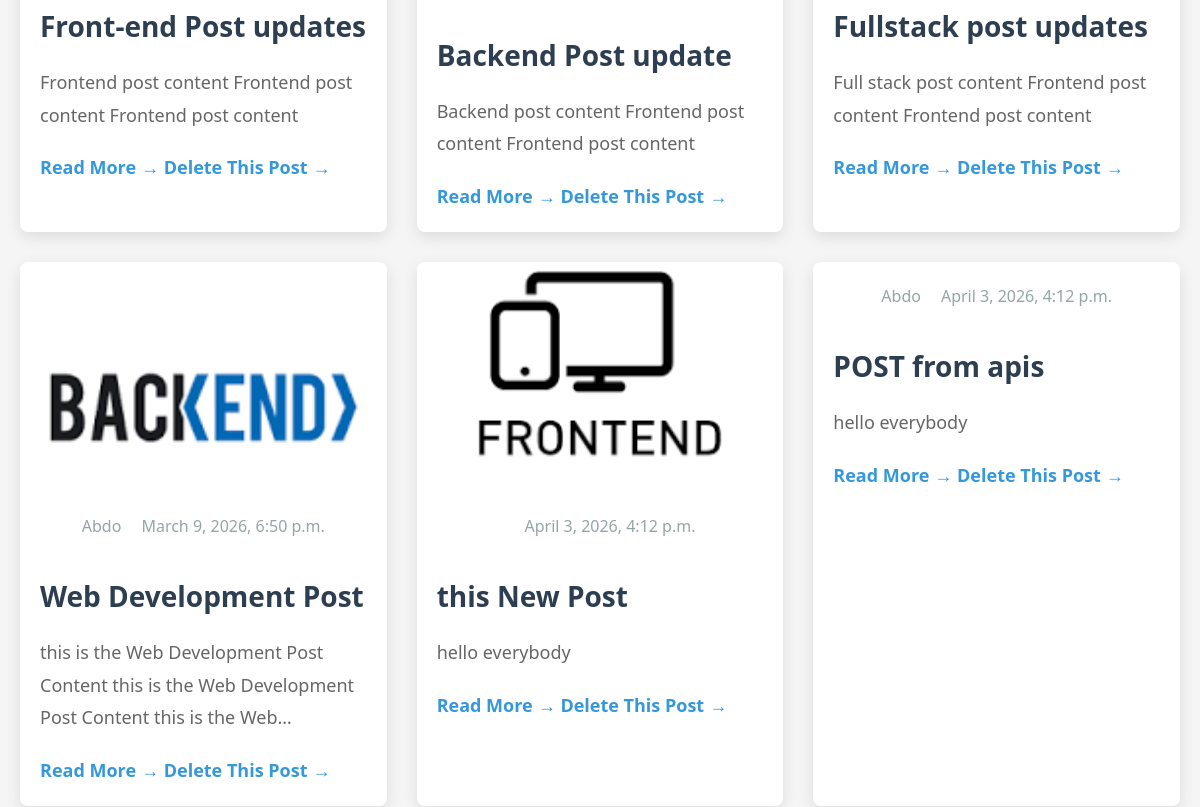
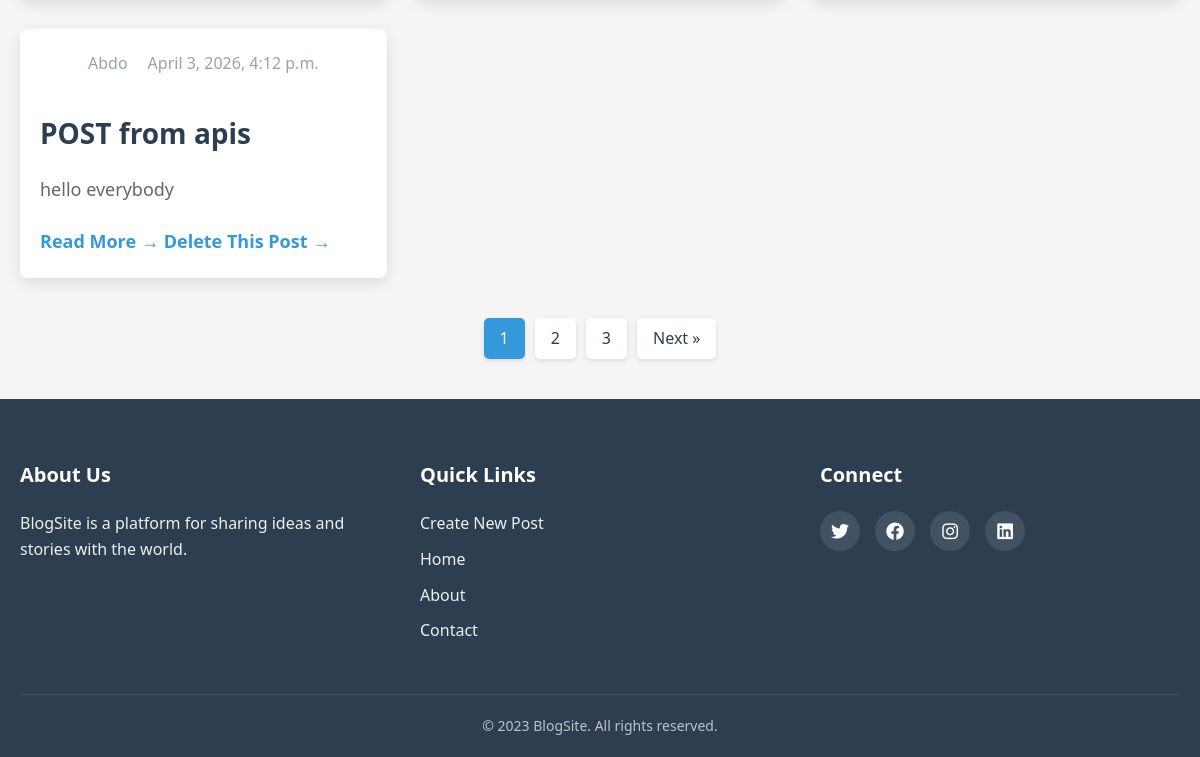
The app's page / (lower part), older data (2 pictures, top to bottom).
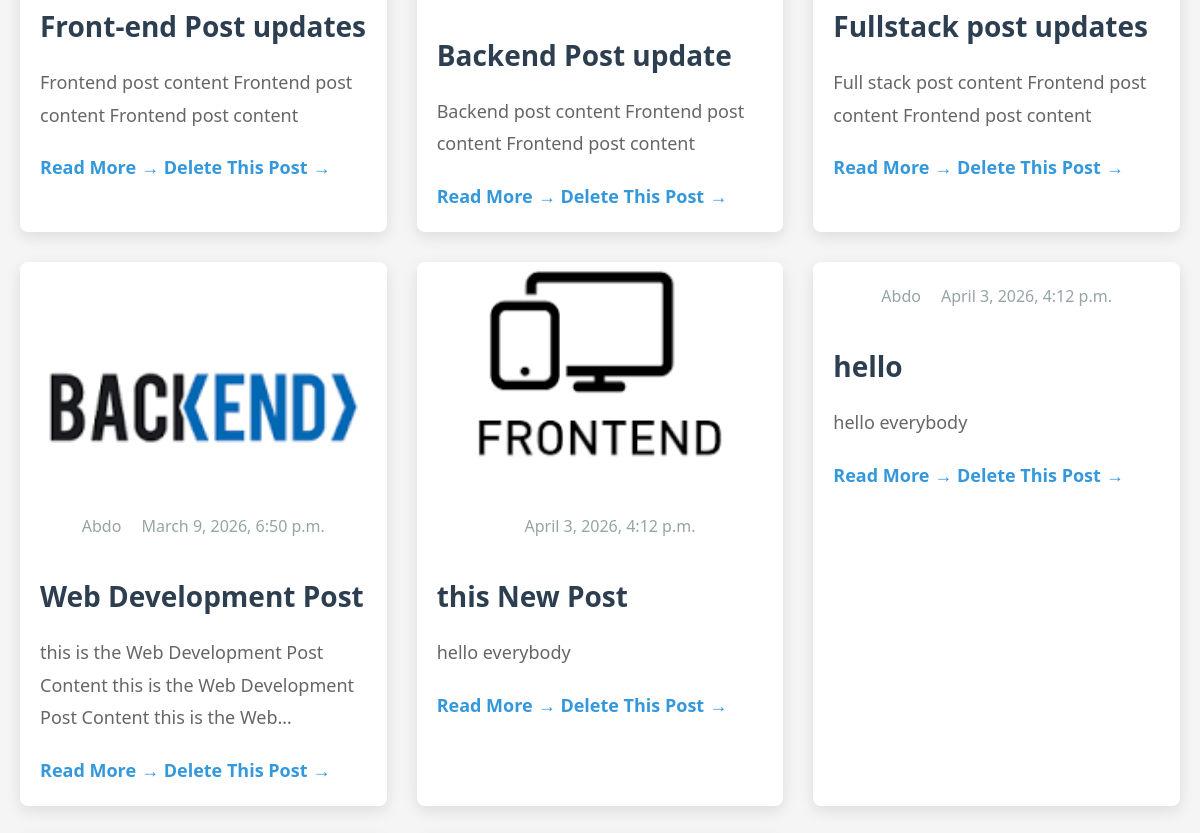
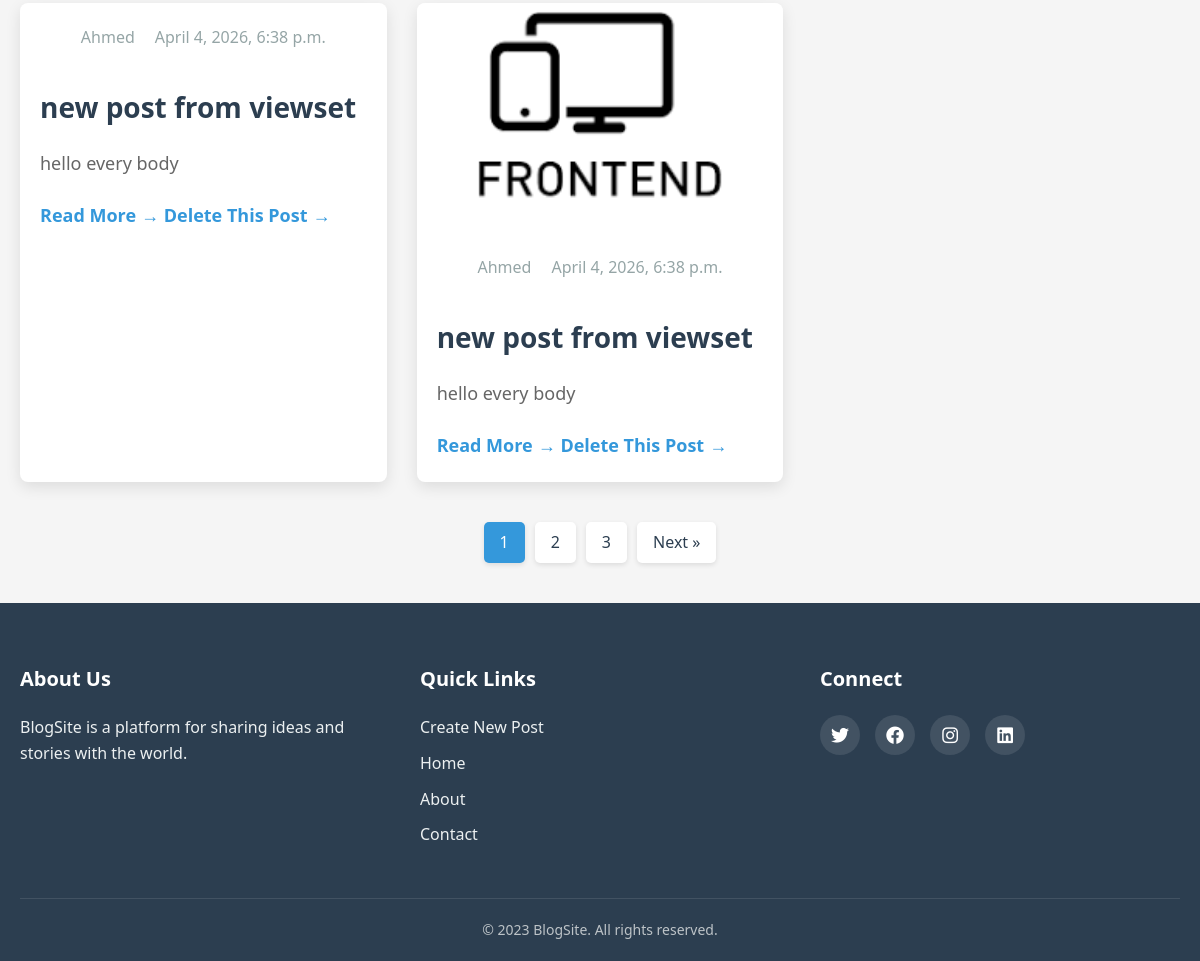
The same page, newer data (2 pictures, top to bottom).
### blog/models.py (models this page shows, shortened)
class Post(models.Model):
    title = models.CharField(max_length=100)
    content = models.TextField()
    author = models.CharField(max_length=100)
    created_at = models.DateTimeField(default=timezone.now())
    updated_at = models.DateTimeField(auto_now=True)
    is_published = models.BooleanField(default=True)
    image = models.ImageField(upload_to="posts_images",null=True,blank=True)

### blog/views.py (the view)
# urls.py: path('',posts,name= "all_posts"),
def posts(req):
    posts = Post.objects.all()
    return render(req,'blog/posts.html',{'posts':posts})

### templates/blog/posts.html (shortened to what this page needs)
{% extends 'base.html' %} {% block content %}
<main class="container">
  <div class="posts-grid">
    {% for post in posts %}
    <article class="post-card">
      {% if post.image %}
      <div class="post-image">
        <img src="{{post.image.url}}" alt="Post Image" />
      </div>
      {% endif %}
      <div class="post-content">
        <div class="post-meta">
          <span class="author">{{post.author}}</span>
          <span class="date">{{post.created_at}}</span>
        </div>
        <h2>
          <a href="{% url 'post_details' post.id %}">{{post.title}}</a>
        </h2>
        <p class="excerpt">{{post.content}}</p>
        <a href="{% url 'post_details' post.id %}" class="read-more"
          >Read More</a
        >
        <a href="{% url 'delete_post' post.id %}" class="read-more"
          >Delete This Post</a
        >
      </div>
    </article>
    {% endfor %}
  </div>
  <div class="pagination">
    <a href="#" class="page-link active">1</a>
    <a href="#" class="page-link">2</a>
    <a href="#" class="page-link">3</a>
    <a href="#" class="page-link next">Next &raquo;</a>
  </div>
</main>
{% endblock %}

Row changes from the older to the newer data that the page shows:
removed Post: author "Abdo", created_at "April 3, 2026, 4:12 p.m.", title "POST from apis", content "hello everybody"
changed Post: title "POST from apis" → "hello"
added Post: author "Ahmed", created_at "April 4, 2026, 6:38 p.m.", title "new post from viewset", content "hello every body"
added Post: image (picture), author "Ahmed", created_at "April 4, 2026, 6:38 p.m.", title "new post from viewset", content "hello every body"
